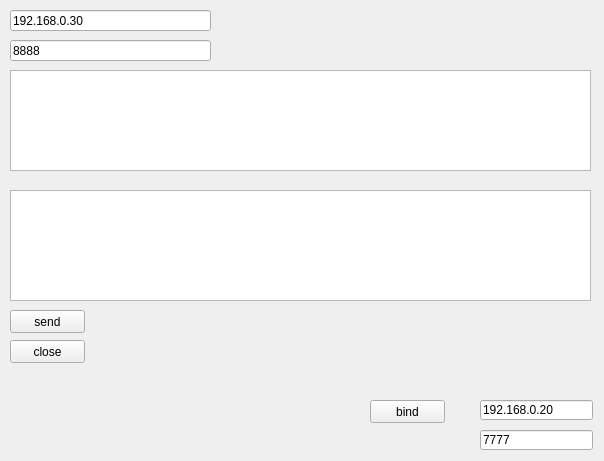
<?xml version="1.0" encoding="UTF-8"?>
<ui version="4.0">
 <class>Widget</class>
 <widget class="QWidget" name="Widget">
  <property name="geometry">
   <rect>
    <x>0</x>
    <y>0</y>
    <width>604</width>
    <height>461</height>
   </rect>
  </property>
  <property name="windowTitle">
   <string>Widget</string>
  </property>
  <widget class="QLineEdit" name="local_ip">
   <property name="geometry">
    <rect>
     <x>480</x>
     <y>400</y>
     <width>113</width>
     <height>20</height>
    </rect>
   </property>
   <property name="text">
    <string>192.168.0.20</string>
   </property>
  </widget>
  <widget class="QLineEdit" name="local_port">
   <property name="geometry">
    <rect>
     <x>480</x>
     <y>430</y>
     <width>113</width>
     <height>20</height>
    </rect>
   </property>
   <property name="text">
    <string>7777</string>
   </property>
  </widget>
  <widget class="QLineEdit" name="remote_ip">
   <property name="geometry">
    <rect>
     <x>10</x>
     <y>10</y>
     <width>201</width>
     <height>21</height>
    </rect>
   </property>
   <property name="text">
    <string>192.168.0.30</string>
   </property>
  </widget>
  <widget class="QLineEdit" name="remote_port">
   <property name="geometry">
    <rect>
     <x>10</x>
     <y>40</y>
     <width>201</width>
     <height>21</height>
    </rect>
   </property>
   <property name="text">
    <string>8888</string>
   </property>
  </widget>
  <widget class="QTextEdit" name="messages">
   <property name="geometry">
    <rect>
     <x>10</x>
     <y>70</y>
     <width>581</width>
     <height>101</height>
    </rect>
   </property>
   <property name="readOnly">
    <bool>true</bool>
   </property>
  </widget>
  <widget class="QTextEdit" name="send_data">
   <property name="geometry">
    <rect>
     <x>10</x>
     <y>190</y>
     <width>581</width>
     <height>111</height>
    </rect>
   </property>
   <property name="readOnly">
    <bool>false</bool>
   </property>
  </widget>
  <widget class="QPushButton" name="sendButton">
   <property name="geometry">
    <rect>
     <x>10</x>
     <y>310</y>
     <width>75</width>
     <height>23</height>
    </rect>
   </property>
   <property name="text">
    <string>send</string>
   </property>
  </widget>
  <widget class="QPushButton" name="closeButton">
   <property name="geometry">
    <rect>
     <x>10</x>
     <y>340</y>
     <width>75</width>
     <height>23</height>
    </rect>
   </property>
   <property name="text">
    <string>close</string>
   </property>
  </widget>
  <widget class="QPushButton" name="bindButton">
   <property name="geometry">
    <rect>
     <x>370</x>
     <y>400</y>
     <width>75</width>
     <height>23</height>
    </rect>
   </property>
   <property name="text">
    <string>bind</string>
   </property>
  </widget>
 </widget>
 <resources/>
 <connections/>
</ui>
